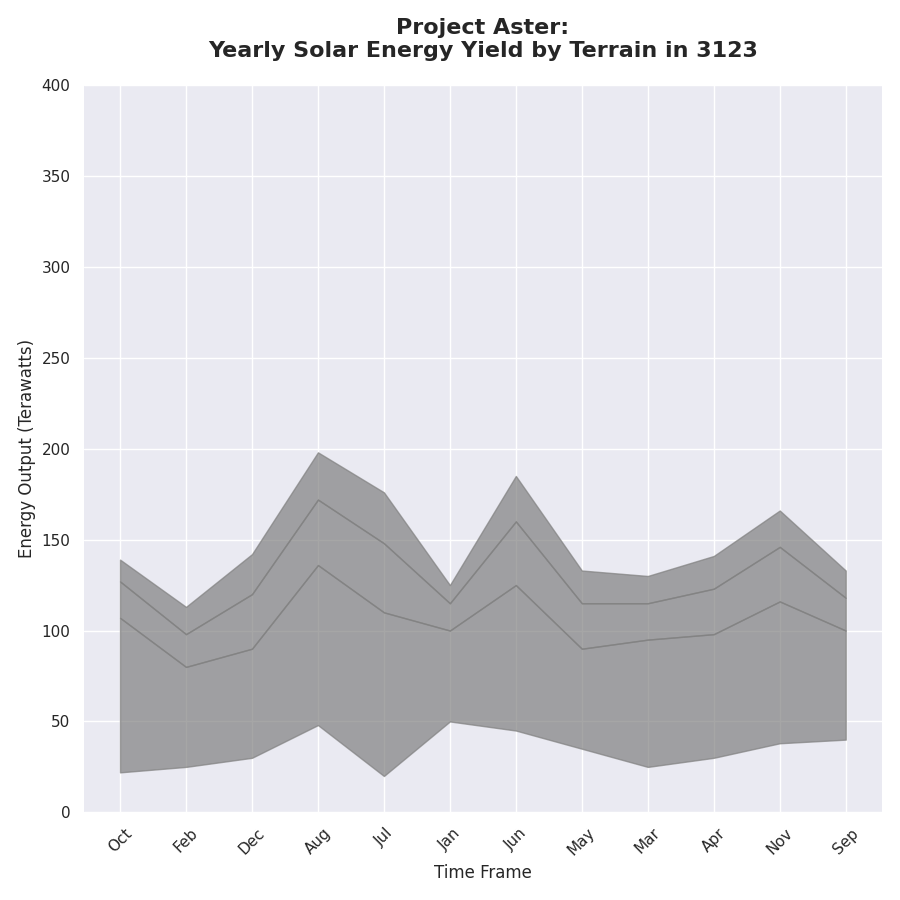

Generate this figure with Python:
import matplotlib.pyplot as plt
import numpy as np

# Shuffle versions of the original data for demonstration
months = np.array(["Oct", "Feb", "Dec", "Aug", "Jul", "Jan", "Jun", "May", "Mar", "Apr", "Nov", "Sep"])
desert_generation = np.array([22, 25, 30, 48, 20, 50, 45, 35, 25, 30, 38, 40])
mountains_generation = np.array([85, 55, 60, 88, 90, 50, 80, 55, 70, 68, 78, 60])
urban_generation = np.array([20, 18, 30, 36, 38, 15, 35, 25, 20, 25, 30, 18])
ocean_generation = np.array([12, 15, 22, 26, 28, 10, 25, 18, 15, 18, 20, 15])

fig, ax = plt.subplots(figsize=(9, 9))

color = 'grey' 

ax.fill_between(months, desert_generation, desert_generation + mountains_generation, color=color, alpha=0.7)
ax.fill_between(months, desert_generation + mountains_generation, desert_generation + mountains_generation + urban_generation, color=color, alpha=0.7)
ax.fill_between(months, desert_generation + mountains_generation + urban_generation, desert_generation + mountains_generation + urban_generation + ocean_generation, color=color, alpha=0.7)
ax.set_title("Project Aster:\nYearly Solar Energy Yield by Terrain in 3123", fontsize=16, weight='bold', pad=20)
ax.set_xlabel("Time Frame", fontsize=12)
ax.set_ylabel("Energy Output (Terawatts)", fontsize=12)
ax.set_xticks(months)
ax.tick_params(axis='x', rotation=45)
ax.set_yticks(np.arange(0, 401, 50))
ax.spines['top'].set_visible(False)
ax.spines['right'].set_visible(False)
ax.spines['left'].set_visible(False)
ax.spines['bottom'].set_visible(False)

plt.tight_layout()
plt.show()
